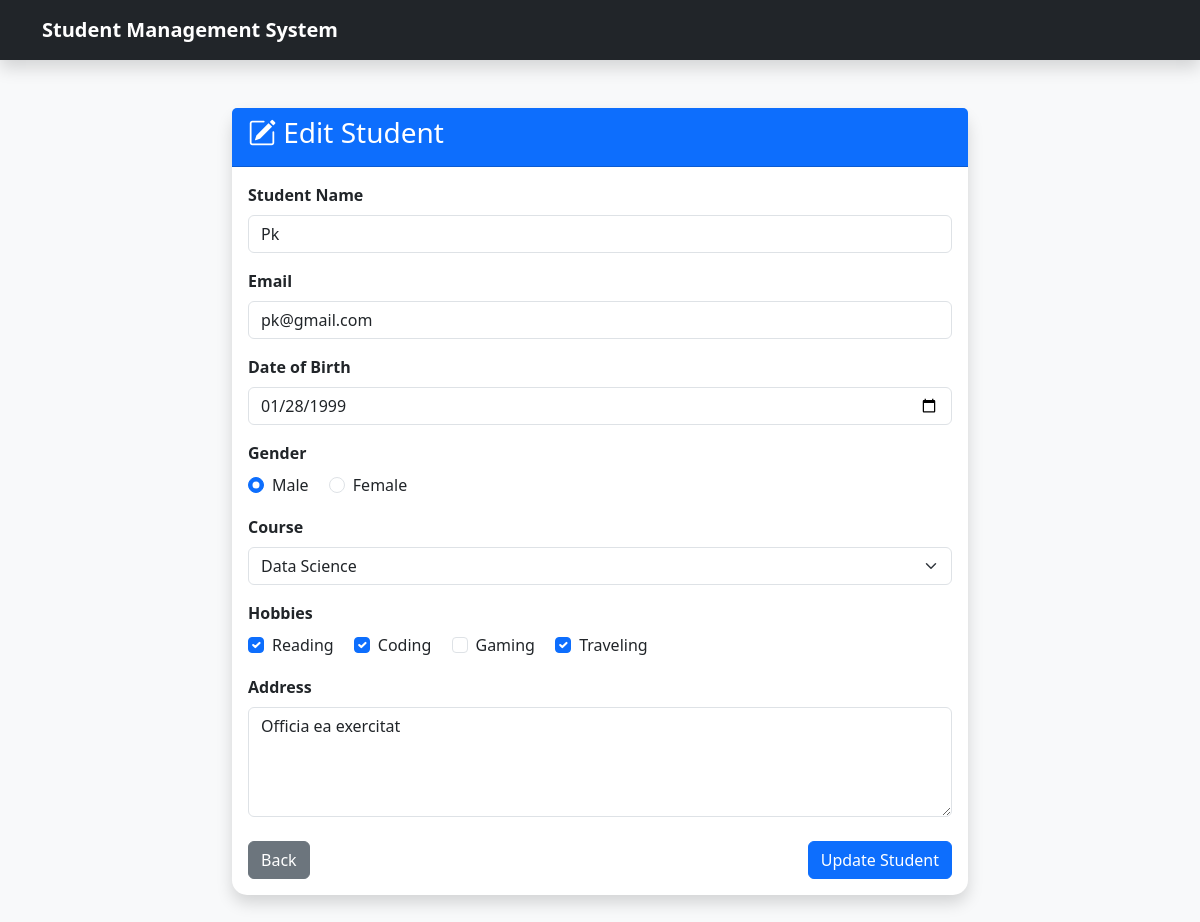
The page /edit-student/3/ on the database its author committed.
### webapp/models.py (models this page shows, shortened)
class Student(models.Model):
    GENDER_CHOICES = (
        ('M', 'Male'),
        ('F', 'Female'),
        ('O', 'Other'),
    )
    name = models.CharField(max_length=100)
    email = models.EmailField()
    dob = models.DateField()
    gender = models.CharField(max_length=1, choices=GENDER_CHOICES)
    course = models.CharField(max_length=100)
    hobbies = models.CharField(max_length=255)
    address = models.TextField()

### webapp/views.py (the view, shortened to what this page needs)
def edit_student(request, id):
    student = get_object_or_404(Student, id=id)
    student_hobbies = [h.strip() for h in student.hobbies.split(',')]
    context = {
        'student': student,
        'is_reading': 'Reading' in student_hobbies,
        'is_coding': 'Coding' in student_hobbies,
        'is_gaming': 'Gaming' in student_hobbies,
        'is_traveling': 'Traveling' in student_hobbies,
    }
    return render(request,
                  'edit_student.html',
                  context)

### webapp/templates/edit_student.html (shortened to what this page needs)
{% extends 'base.html' %}
{% block content %}
<div class="row justify-content-center">
    <div class="col-md-8">
        <div class="card shadow border-0">
            <div class="card-header bg-primary text-white">
                <h3>
                    <i class="bi bi-pencil-square"></i>
                    Edit Student
                </h3>
            </div>
            <div class="card-body">
                <form method="POST">
                    <div class="mb-3">
                        <label class="form-label fw-bold">
                            Student Name
                        </label>
                        <input type="text"
                               name="name"
                               class="form-control"
                               value="{{ student.name }}">
                    </div>
                    <div class="mb-3">
                        <label class="form-label fw-bold">
                            Email
                        </label>
                        <input type="email"
                               name="email"
                               class="form-control"
                               value="{{ student.email }}">
                    </div>
                    <div class="mb-3">
                        <label class="form-label fw-bold">
                            Date of Birth
                        </label>
                        <input type="date"
                               name="dob"
                               class="form-control"
                               value="{{ student.dob|date:'Y-m-d' }}">
                    </div>
                    <div class="mb-3">
                        <label class="form-label fw-bold d-block">
                            Gender
                        </label>
                        <div class="form-check form-check-inline">
                            <input class="form-check-input"
                                   type="radio"
                                   name="gender"
                                   value="Male"
                                   {% if student.gender == 'Male' %}
                                   checked
                                   {% endif %}>
                            <label class="form-check-label">
                                Male
                            </label>
                        </div>
                        <div class="form-check form-check-inline">
                            <input class="form-check-input"
                                   type="radio"
                                   name="gender"
                                   value="Female"
                                   >
                            <label class="form-check-label">
                                Female
                            </label>
                        </div>
                    </div>
                    <div class="mb-3">
                        <label class="form-label fw-bold">
                            Course
                        </label>
                        <select class="form-select" name="course">
                            <option value="Data Science"
                                {% if student.course == 'Data Science' %}selected{% endif %}>
                                Data Science
                            </option>
                        </select>
                    </div>
                    <div class="mb-3">
                        <label class="form-label fw-bold d-block">
                            Hobbies
                        </label>
                        <div class="form-check form-check-inline">
                            <input class="form-check-input"
                               type="checkbox"
                               name="hobbies"
                               value="Reading"
                               {% if is_reading %}checked{% endif %}>
                            <label class="form-check-label">
                                Reading
                            </label>
                        </div>
                        <div class="form-check form-check-inline">
                            <input class="form-check-input"
                               type="checkbox"
                               name="hobbies"
                               value="Coding"
                               {% if is_coding %}checked{% endif %}>
                            <label class="form-check-label">
                                Coding
                            </label>
                        </div>
                        <div class="form-check form-check-inline">
                            <input class="form-check-input"
                               type="checkbox"
                               name="hobbies"
                               value="Gaming"
                               {% if is_gaming %}checked{% endif %}>
                            <label class="form-check-label">
                                Gaming
                            </label>
                        </div>
                        <div class="form-check form-check-inline">
                            <input class="form-check-input"
                               type="checkbox"
                               name="hobbies"
                               value="Traveling"
                               {% if is_traveling %}checked{% endif %}>
                            <label class="form-check-label">
                                Traveling
                            </label>
                        </div>
                    </div>
                    <div class="mb-4">
                        <label class="form-label fw-bold">
                            Address
                        </label>
                        <textarea name="address"
                                  class="form-control"
                                  rows="4">{{ student.address }}</textarea>
                    </div>
                    <div class="d-flex justify-content-between">
                        <a href="/"
                           class="btn btn-secondary">
                            Back
                        </a>
                        <button type="submit"
                                class="btn btn-primary">
                            Update Student
                        </button>
                    </div>
                </form>
            </div>
        </div>
    </div>
</div>
{% endblock %}

### webapp/static/css/style.css (style rules this page uses)
body { background-color: #f4f6f9; }
.card { border-radius: 15px; }

### rows shown on the page
Student: name "Pk", email "pk@gmail.com", dob "01/28/1999", gender "☑", course "Data Science", address "Officia ea exercitat"
